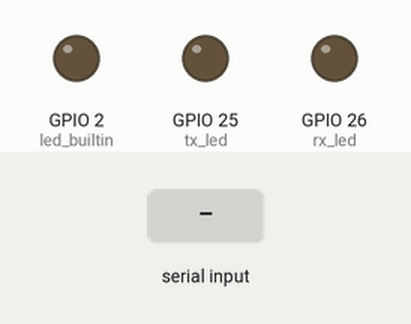
Recording of a sketch running on a simulated ESP32. Parts: output pins drawn as LEDs (lit = HIGH). The inputs (shaded band) are chosen by the test bench. Random numbers use the default seed unless the sketch sets one.

Above: at 1.2 s.
1.3 s: "t" received over Serial
At 1.7 s:
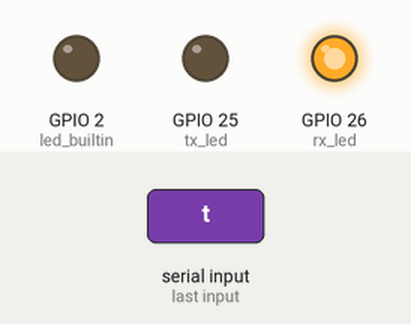
Timing chart, 0 to 4.3 s (numbered marks = the images above; inputs shaded):
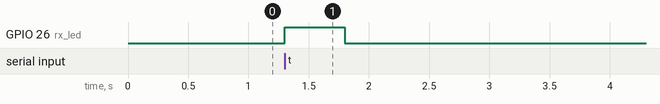

The sketch:

nodemcu-esp32s-maxrs485-tranciever.ino
```cpp
const int led_builtin = 2; // builtin NodeMCU LED
const int tx_led = 25; // Tx led (orange)
const int rx_led = 26; // rx led (green)
int incoming_byte;


void setup() {
  Serial.begin(9600);
  // builtin led to signal that either a Tx or Rx data transaction is occuring
  pinMode(led_builtin, OUTPUT);
  pinMode(tx_led, OUTPUT); // signals a Tx data transaction
  pinMode(rx_led, OUTPUT); // signals a Rx data transaction

}

void loop() {


  // reciever loop
  // See if there's incoming serial data
  if (Serial.available() > 0) {
    // read oldest byte in serial buffer
    incoming_byte = Serial.read();
    if (incoming_byte == 't') {
      digitalWrite(led_builtin, HIGH);
      //delay(100);
      digitalWrite(rx_led, HIGH);
      digitalWrite(led_builtin, LOW);
      delay(500);
      digitalWrite(rx_led, LOW);
      delay(500);
    }

    }
    else if ((random(0, 1000000)) == 485){
    // transmit loop - random number chance to ensure that MCU is mostly listening and sometimes transmitting
    Serial.print('t');
    digitalWrite(led_builtin, HIGH);
    digitalWrite(tx_led, HIGH);
    delay(50);
    digitalWrite(led_builtin, LOW);
    digitalWrite(tx_led, LOW);
    delay(50);
    }
}
```

Measured:
- after the input at 1.3 s, GPIO 26 (rx_led): LOW → HIGH at once, → LOW 0.50 s later
